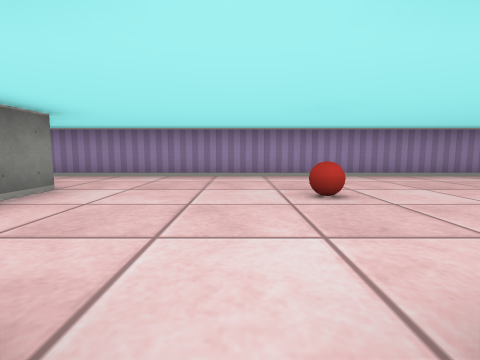
view 1 (above)

20 first-person views from a walk through a cub3D maze. The camera is about half as high as the walls, tilts 6° down and sees 85° across. The floor is counted in squares. Each view is taken from the middle of a square. On the plan, view 1 faces up. The plan holds only what a view shows up to about 9 squares ahead; the rest is blank.

view 2
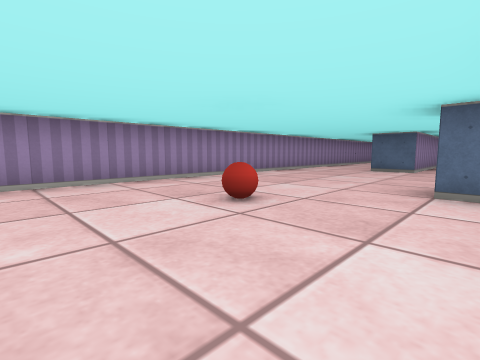

view 3
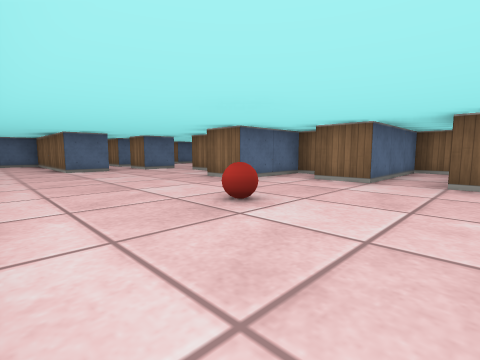

view 4
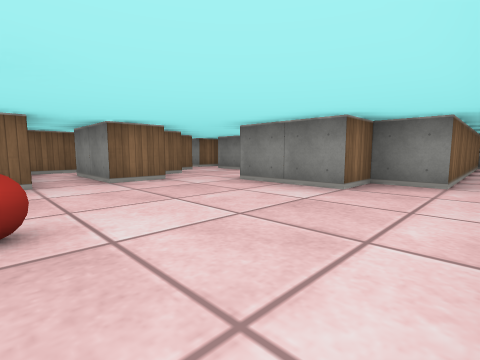

view 5
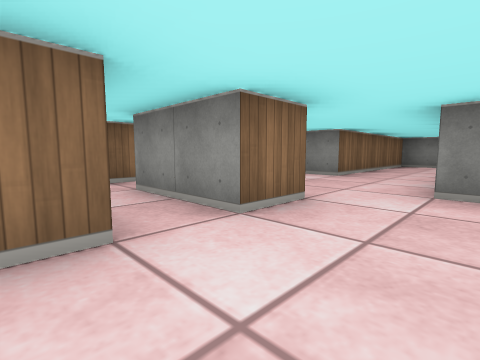

view 6
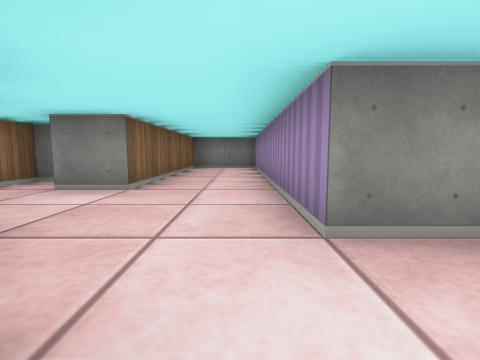

view 7
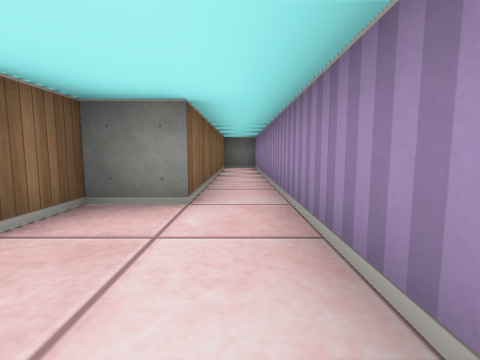

view 8
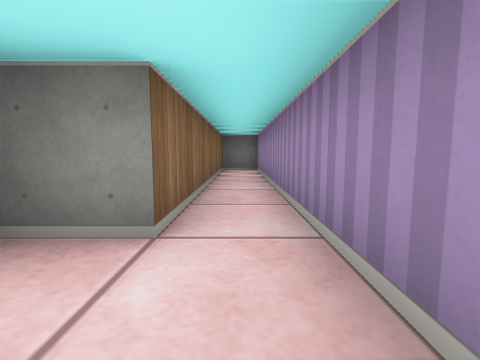

view 9
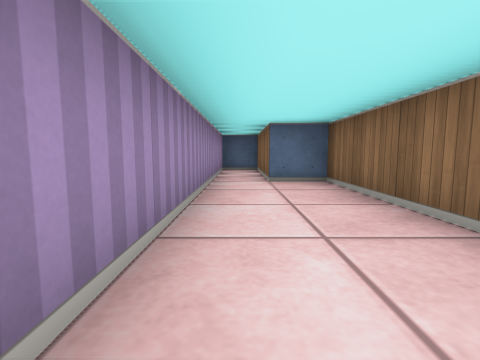

view 10
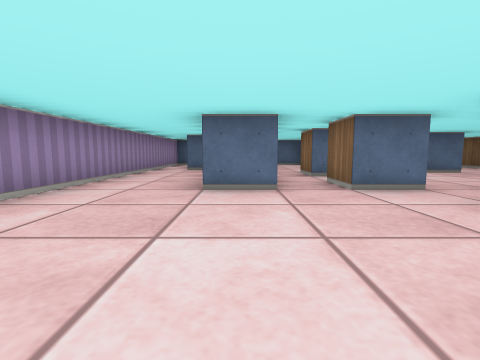

view 11
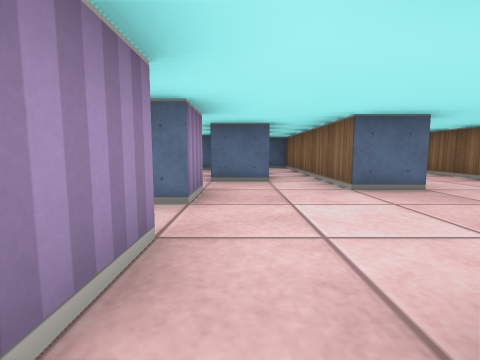

view 12
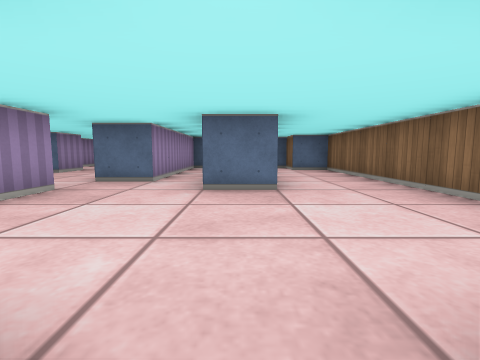

view 13
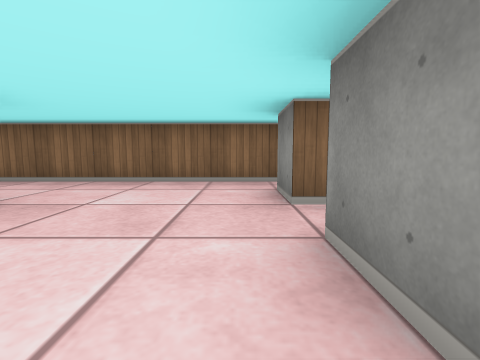

view 14
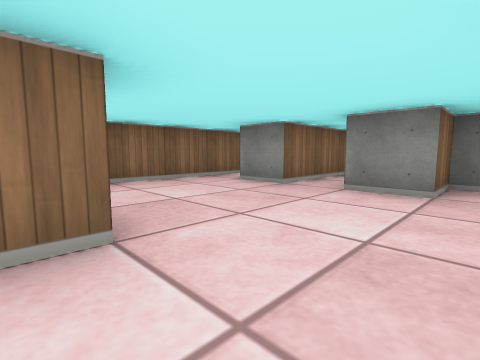

view 15
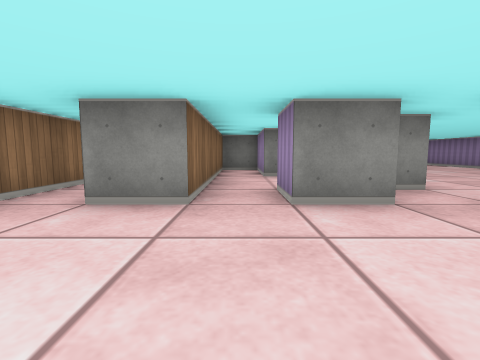

view 16
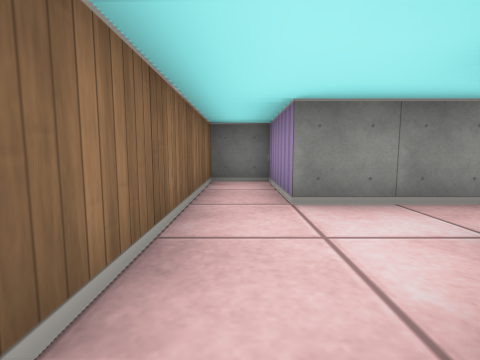

view 17
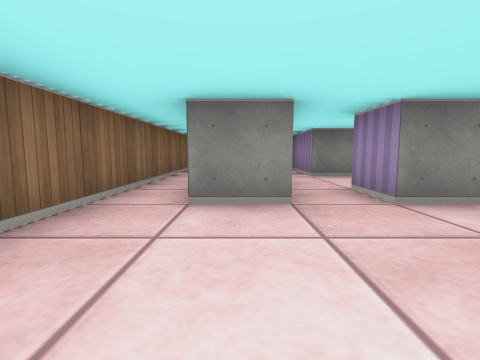

view 18
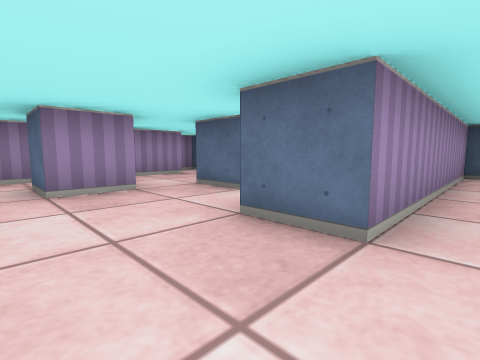

view 19
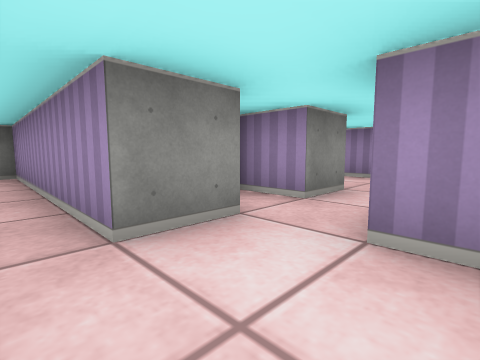

view 20
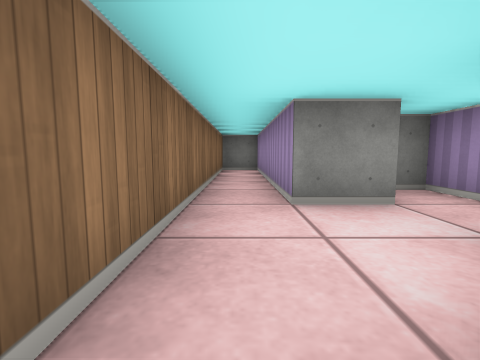

### Floor plan
Ten units are one square. View 1 is at (0, 0); x grows to the right and y downward. Boxes are objects, and circles mark ways between rooms. Rooms are numbered by the first view taken in them; rooms with no view inside come last. Other rooms are left out.
<svg viewBox="-100 -60 250 110">
<path fill="none" stroke="#000" d="M-16 -5 -5 -5 -5 15M35 -4 35 15M20 5 25 5 25 -15 35 -15M48 -5 55 -5 55 5 65 5M-26 5 -20 5M65 -25 65 -35 105 -35 105 -45 135 -45 135 -55 -95 -55 -95 -45 -35 -45 -35 -35 -25 -35 -25 -15 -95 -15 -95 5 -45 5 -45 15M-10 25 5 25 5 -5 15 -5M65 -5 65 -15M-36 15 -31 15M96 -5 85 -5 85 -15 95 -15M75 -5 65 -5M65 5 65 15 55 15M116 -25 65 -25M65 -15 75 -15M65 45 135 45 135 35 145 35 145 25 95 25 95 15 145 15 145 5 105 5 105 -5M135 -25 125 -25 125 -35 121 -35M45 25 65 25 65 35M-30 25 -35 25M-45 24 -45 35 -95 35 -95 45 -25 45M-45 15 -55 15 -55 25 -48 25M15 45 65 45M35 15 15 15 15 25 45 25"/>
<rect x="5" y="-35" width="10" height="10" fill="#bbb"><title>ball</title></rect>
<circle cx="60" cy="-10" r="3" fill="#2a7"/>
<circle cx="-40" cy="10" r="3" fill="#2a7"/>
<circle cx="40" cy="5" r="3" fill="#2a7"/>
<circle cx="70" cy="40" r="3" fill="#2a7"/>
<circle cx="55" cy="20" r="3" fill="#2a7"/>
<text x="10" y="-30">1</text>
<text x="100" y="10">2</text>
<text x="-20" y="40">3</text>
<text x="30" y="20">4</text>
</svg>
Room 1 opens to room 2. Room 1 opens to room 3. Room 1 opens to room 4. Room 2 opens to room 3. Room 2 opens to room 4.

Where each view was taken, in squares from view 1:
view 1: 0 up, 0 right, facing up
view 2: 1 up, 1 left, facing up-right
view 3: 5 up, 1 left, facing down-right
view 4: 5 up, 1 right, facing down-left
view 5: 2 up, 1 right, facing down-left
view 6: 1 up, 1 left, facing left
view 7: 5 up, 1 left, facing left
view 8: 5 up, 2 left, facing left
view 9: 5 up, 6 right, facing right
view 10: 3 up, 3 right, facing right
view 11: 0 up, 6 right, facing right
view 12: 2 down, 6 right, facing right
view 13: 0 up, 7 right, facing down
view 14: 0 up, 10 right, facing down-left
view 15: 2 down, 9 right, facing left
view 16: 2 down, 6 right, facing left
view 17: 3 down, 9 right, facing left
view 18: 3 down, 8 right, facing up-right
view 19: 4 down, 3 left, facing up-left
view 20: 4 down, 2 left, facing left
